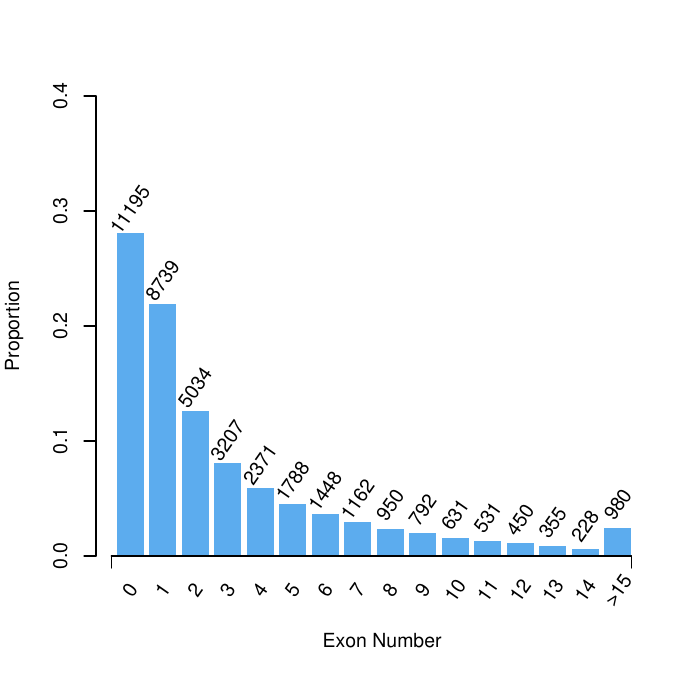

Write R code to recreate this figure.
pdf("gene.intron_number.pdf")

par(mar=c(6,4,4,2), cex=1.2)
x1 <- read.table("gene.intron_number.stat")

data <- x1[,2]/sum(x1[,2])
xx <- barplot(data,beside=TRUE,ylab="Proportion",cex.names=1,cex.axis=1,border=FALSE,ylim=c(0,0.4),col=c("steelblue2"))
axis(1,c(0,max(xx)+0.5),line=0,labels=c("",""))
text(xx[,1],rep(-0.03,7), cex=1, offset=2,labels=x1[,1],srt=55,xpd=TRUE)
text(xx[,1], data + 0.02, cex=1, offset=2,labels=x1[,2],srt=55,xpd=TRUE)
mtext("Exon Number", side=1,cex=1.2, at=10,line=3)



dev.off()

